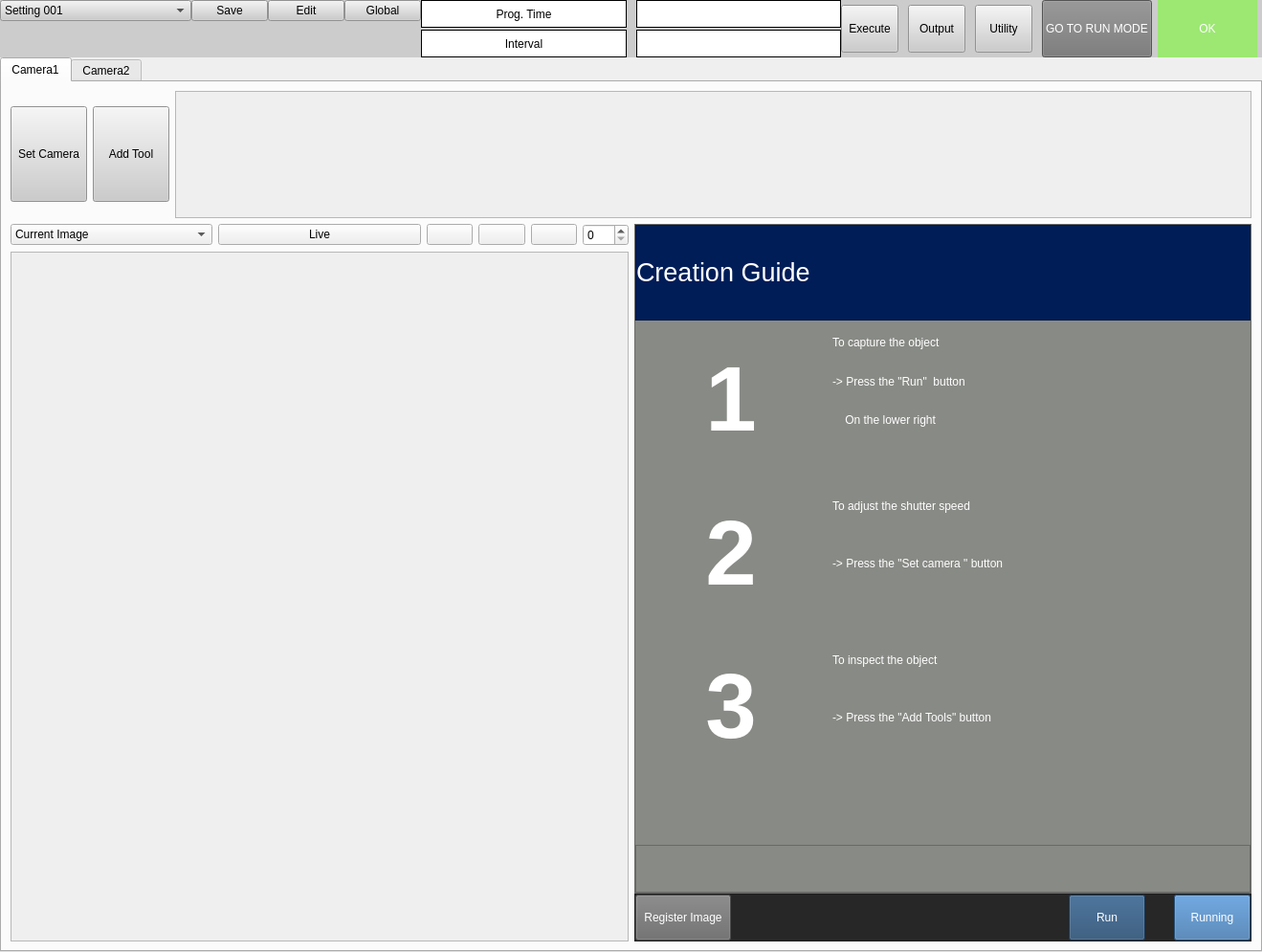
<?xml version="1.0" encoding="UTF-8"?>
<ui version="4.0">
 <class>Class_formMain</class>
 <widget class="QWidget" name="Class_formMain">
  <property name="geometry">
   <rect>
    <x>0</x>
    <y>0</y>
    <width>1319</width>
    <height>995</height>
   </rect>
  </property>
  <property name="windowTitle">
   <string>Form</string>
  </property>
  <layout class="QVBoxLayout" name="verticalLayout_2">
   <property name="spacing">
    <number>0</number>
   </property>
   <property name="leftMargin">
    <number>0</number>
   </property>
   <property name="topMargin">
    <number>0</number>
   </property>
   <property name="rightMargin">
    <number>0</number>
   </property>
   <property name="bottomMargin">
    <number>0</number>
   </property>
   <item>
    <layout class="QVBoxLayout" name="verticalLayout">
     <property name="spacing">
      <number>0</number>
     </property>
     <property name="topMargin">
      <number>0</number>
     </property>
     <property name="bottomMargin">
      <number>0</number>
     </property>
     <item>
      <widget class="QFrame" name="frame_mainSettingGeneral_ModGuiMain">
       <property name="maximumSize">
        <size>
         <width>16777215</width>
         <height>60</height>
        </size>
       </property>
       <property name="styleSheet">
        <string notr="true">background-color: rgb(204, 204, 204);</string>
       </property>
       <layout class="QHBoxLayout" name="horizontalLayout_2">
        <property name="spacing">
         <number>0</number>
        </property>
        <property name="leftMargin">
         <number>0</number>
        </property>
        <property name="topMargin">
         <number>0</number>
        </property>
        <property name="rightMargin">
         <number>0</number>
        </property>
        <property name="bottomMargin">
         <number>0</number>
        </property>
        <item>
         <layout class="QVBoxLayout" name="verticalLayout_14">
          <property name="bottomMargin">
           <number>0</number>
          </property>
          <item>
           <layout class="QHBoxLayout" name="horizontalLayout_15">
            <item>
             <widget class="QComboBox" name="combox_setProgram_ModGuiMain">
              <property name="minimumSize">
               <size>
                <width>200</width>
                <height>0</height>
               </size>
              </property>
              <item>
               <property name="text">
                <string>Setting 001</string>
               </property>
              </item>
             </widget>
            </item>
            <item>
             <widget class="QPushButton" name="btn_saveProgram_ModGuiMain">
              <property name="text">
               <string>Save</string>
              </property>
             </widget>
            </item>
            <item>
             <widget class="QPushButton" name="btn_editProgram_ModGuiMain">
              <property name="text">
               <string>Edit</string>
              </property>
             </widget>
            </item>
            <item>
             <widget class="QPushButton" name="btn_Global_ModGuiMain">
              <property name="text">
               <string>Global</string>
              </property>
             </widget>
            </item>
           </layout>
          </item>
          <item>
           <spacer name="verticalSpacer">
            <property name="orientation">
             <enum>Qt::Vertical</enum>
            </property>
            <property name="sizeHint" stdset="0">
             <size>
              <width>20</width>
              <height>40</height>
             </size>
            </property>
           </spacer>
          </item>
         </layout>
        </item>
        <item>
         <layout class="QHBoxLayout" name="horizontalLayout_6">
          <property name="leftMargin">
           <number>0</number>
          </property>
          <item>
           <layout class="QVBoxLayout" name="verticalLayout_13">
            <property name="spacing">
             <number>2</number>
            </property>
            <item>
             <widget class="QLabel" name="lab_ProgramTime_mainSettingGeneral_ModGuiMain">
              <property name="styleSheet">
               <string notr="true">background-color: rgb(255, 255, 255);</string>
              </property>
              <property name="frameShape">
               <enum>QFrame::Box</enum>
              </property>
              <property name="text">
               <string>Prog. Time</string>
              </property>
              <property name="alignment">
               <set>Qt::AlignCenter</set>
              </property>
             </widget>
            </item>
            <item>
             <widget class="QLabel" name="lab_Interval_mainSettingGeneral_ModGuiMain">
              <property name="styleSheet">
               <string notr="true">background-color: rgb(255, 255, 255);</string>
              </property>
              <property name="frameShape">
               <enum>QFrame::Box</enum>
              </property>
              <property name="text">
               <string>Interval</string>
              </property>
              <property name="alignment">
               <set>Qt::AlignCenter</set>
              </property>
             </widget>
            </item>
           </layout>
          </item>
          <item>
           <spacer name="horizontalSpacer">
            <property name="orientation">
             <enum>Qt::Horizontal</enum>
            </property>
            <property name="sizeType">
             <enum>QSizePolicy::Fixed</enum>
            </property>
            <property name="sizeHint" stdset="0">
             <size>
              <width>10</width>
              <height>20</height>
             </size>
            </property>
           </spacer>
          </item>
          <item>
           <layout class="QVBoxLayout" name="verticalLayout_5">
            <property name="spacing">
             <number>2</number>
            </property>
            <item>
             <widget class="QLabel" name="lab_showProgramTime_mainSettingGeneral_ModGuiMain">
              <property name="styleSheet">
               <string notr="true">background-color: rgb(255, 255, 255);</string>
              </property>
              <property name="frameShape">
               <enum>QFrame::Box</enum>
              </property>
              <property name="text">
               <string/>
              </property>
              <property name="alignment">
               <set>Qt::AlignCenter</set>
              </property>
             </widget>
            </item>
            <item>
             <widget class="QLabel" name="lab_showInterval_mainSettingGeneral_ModGuiMain">
              <property name="styleSheet">
               <string notr="true">background-color: rgb(255, 255, 255);</string>
              </property>
              <property name="frameShape">
               <enum>QFrame::Box</enum>
              </property>
              <property name="text">
               <string/>
              </property>
              <property name="alignment">
               <set>Qt::AlignCenter</set>
              </property>
             </widget>
            </item>
           </layout>
          </item>
         </layout>
        </item>
        <item>
         <layout class="QHBoxLayout" name="horizontalLayout_14">
          <property name="spacing">
           <number>10</number>
          </property>
          <item>
           <widget class="QPushButton" name="btn_Execute_mainSettingGeneral_ModGuiMain">
            <property name="minimumSize">
             <size>
              <width>0</width>
              <height>50</height>
             </size>
            </property>
            <property name="maximumSize">
             <size>
              <width>60</width>
              <height>16777215</height>
             </size>
            </property>
            <property name="text">
             <string>Execute</string>
            </property>
           </widget>
          </item>
          <item>
           <widget class="QPushButton" name="btn_Output_mainSettingGeneral_ModGuiMain">
            <property name="minimumSize">
             <size>
              <width>0</width>
              <height>50</height>
             </size>
            </property>
            <property name="maximumSize">
             <size>
              <width>60</width>
              <height>16777215</height>
             </size>
            </property>
            <property name="text">
             <string>Output</string>
            </property>
           </widget>
          </item>
          <item>
           <widget class="QPushButton" name="btn_Utility">
            <property name="minimumSize">
             <size>
              <width>0</width>
              <height>50</height>
             </size>
            </property>
            <property name="maximumSize">
             <size>
              <width>60</width>
              <height>16777215</height>
             </size>
            </property>
            <property name="text">
             <string>Utility</string>
            </property>
           </widget>
          </item>
          <item>
           <layout class="QHBoxLayout" name="horizontalLayout_16">
            <property name="spacing">
             <number>6</number>
            </property>
            <property name="rightMargin">
             <number>5</number>
            </property>
            <item>
             <widget class="QPushButton" name="btn_GotoRunMode_mainSettingGeneral_ModGuiMain">
              <property name="minimumSize">
               <size>
                <width>90</width>
                <height>60</height>
               </size>
              </property>
              <property name="autoFillBackground">
               <bool>false</bool>
              </property>
              <property name="styleSheet">
               <string notr="true">background-color: rgb(117, 117, 117);
color: rgb(255, 255, 255);</string>
              </property>
              <property name="text">
               <string>GO TO RUN MODE</string>
              </property>
             </widget>
            </item>
            <item>
             <widget class="QLabel" name="lab_showStatusChecking_mainSettingGeneral_ModGuiMain">
              <property name="minimumSize">
               <size>
                <width>70</width>
                <height>0</height>
               </size>
              </property>
              <property name="autoFillBackground">
               <bool>false</bool>
              </property>
              <property name="styleSheet">
               <string notr="true">color: rgb(255, 255, 255);
background-color: rgb(156, 232, 115);
font: 28pt &quot;Waree&quot;;
</string>
              </property>
              <property name="text">
               <string>OK</string>
              </property>
              <property name="textFormat">
               <enum>Qt::PlainText</enum>
              </property>
              <property name="alignment">
               <set>Qt::AlignCenter</set>
              </property>
             </widget>
            </item>
           </layout>
          </item>
         </layout>
        </item>
       </layout>
      </widget>
     </item>
     <item>
      <layout class="QHBoxLayout" name="horizontalLayout">
       <item>
        <widget class="QTabWidget" name="tab_MainCamera">
         <property name="currentIndex">
          <number>0</number>
         </property>
         <widget class="QWidget" name="tab_MainCamera_1">
          <attribute name="title">
           <string>Camera1</string>
          </attribute>
          <layout class="QHBoxLayout" name="horizontalLayout_3">
           <item>
            <layout class="QVBoxLayout" name="v_tabMainCam1">
             <property name="topMargin">
              <number>0</number>
             </property>
             <property name="bottomMargin">
              <number>0</number>
             </property>
             <item>
              <layout class="QHBoxLayout" name="h_tabMainCam1">
               <item>
                <widget class="QPushButton" name="btn_setCamera_ModGuiMain">
                 <property name="minimumSize">
                  <size>
                   <width>80</width>
                   <height>100</height>
                  </size>
                 </property>
                 <property name="maximumSize">
                  <size>
                   <width>200</width>
                   <height>16777215</height>
                  </size>
                 </property>
                 <property name="styleSheet">
                  <string notr="true">background-color: rgb(204, 204, 204);</string>
                 </property>
                 <property name="text">
                  <string>Set Camera</string>
                 </property>
                </widget>
               </item>
               <item>
                <widget class="QPushButton" name="btn_addTool_ModGuiMain">
                 <property name="minimumSize">
                  <size>
                   <width>80</width>
                   <height>100</height>
                  </size>
                 </property>
                 <property name="styleSheet">
                  <string notr="true">background-color: rgb(204, 204, 204);</string>
                 </property>
                 <property name="text">
                  <string>Add Tool</string>
                 </property>
                </widget>
               </item>
               <item>
                <layout class="QHBoxLayout" name="h_scrollShowTool">
                 <item>
                  <widget class="QScrollArea" name="scroll_ShowTool_ModGuiMain">
                   <property name="maximumSize">
                    <size>
                     <width>16777215</width>
                     <height>200</height>
                    </size>
                   </property>
                   <property name="widgetResizable">
                    <bool>true</bool>
                   </property>
                   <widget class="QWidget" name="scrollAreaWidgetContents_2">
                    <property name="geometry">
                     <rect>
                      <x>0</x>
                      <y>0</y>
                      <width>1107</width>
                      <height>110</height>
                     </rect>
                    </property>
                   </widget>
                  </widget>
                 </item>
                </layout>
               </item>
              </layout>
             </item>
             <item>
              <layout class="QHBoxLayout" name="h_showCam_setupTool">
               <property name="leftMargin">
                <number>0</number>
               </property>
               <property name="bottomMargin">
                <number>0</number>
               </property>
               <item>
                <layout class="QVBoxLayout" name="v_showCam">
                 <property name="topMargin">
                  <number>0</number>
                 </property>
                 <property name="bottomMargin">
                  <number>0</number>
                 </property>
                 <item>
                  <layout class="QHBoxLayout" name="h_showCam_setupShow">
                   <item>
                    <widget class="QComboBox" name="combox_selectCam_ModGuiMain">
                     <item>
                      <property name="text">
                       <string>Current Image</string>
                      </property>
                     </item>
                    </widget>
                   </item>
                   <item>
                    <widget class="QPushButton" name="btn_live_ModGuiMain">
                     <property name="text">
                      <string>Live</string>
                     </property>
                    </widget>
                   </item>
                   <item>
                    <layout class="QHBoxLayout" name="h_showCam_setupShow_zoom">
                     <item>
                      <widget class="QPushButton" name="btn_zoomOut_ModGuiMain">
                       <property name="text">
                        <string/>
                       </property>
                      </widget>
                     </item>
                     <item>
                      <widget class="QPushButton" name="btn_zoomIn_ModGuiMain">
                       <property name="text">
                        <string/>
                       </property>
                      </widget>
                     </item>
                     <item>
                      <widget class="QPushButton" name="btn_zoomNormal_ModGuiMain">
                       <property name="text">
                        <string/>
                       </property>
                      </widget>
                     </item>
                     <item>
                      <widget class="QSpinBox" name="spbox_setPercentZoom_ModGuiMain">
                       <property name="maximum">
                        <number>100</number>
                       </property>
                       <property name="singleStep">
                        <number>10</number>
                       </property>
                      </widget>
                     </item>
                    </layout>
                   </item>
                  </layout>
                 </item>
                 <item>
                  <layout class="QVBoxLayout" name="v_showCam_areaShow">
                   <property name="spacing">
                    <number>0</number>
                   </property>
                   <item>
                    <widget class="QScrollArea" name="scroll_ShowImgae_ModGuiMain">
                     <property name="widgetResizable">
                      <bool>true</bool>
                     </property>
                     <widget class="QWidget" name="scrollAreaWidgetContents_3">
                      <property name="geometry">
                       <rect>
                        <x>0</x>
                        <y>0</y>
                        <width>636</width>
                        <height>714</height>
                       </rect>
                      </property>
                     </widget>
                    </widget>
                   </item>
                  </layout>
                 </item>
                </layout>
               </item>
               <item>
                <layout class="QVBoxLayout" name="v_setupTool">
                 <property name="spacing">
                  <number>0</number>
                 </property>
                 <item>
                  <layout class="QVBoxLayout" name="v_setupTool_detail">
                   <item>
                    <widget class="QFrame" name="frame_setupToolDetail_ModGuiMain_1">
                     <property name="sizePolicy">
                      <sizepolicy hsizetype="Preferred" vsizetype="Fixed">
                       <horstretch>0</horstretch>
                       <verstretch>0</verstretch>
                      </sizepolicy>
                     </property>
                     <property name="minimumSize">
                      <size>
                       <width>400</width>
                       <height>700</height>
                      </size>
                     </property>
                     <property name="styleSheet">
                      <string notr="true">background-color: rgb(136, 138, 133);
</string>
                     </property>
                     <property name="frameShape">
                      <enum>QFrame::StyledPanel</enum>
                     </property>
                     <property name="frameShadow">
                      <enum>QFrame::Raised</enum>
                     </property>
                     <layout class="QHBoxLayout" name="horizontalLayout_29">
                      <property name="leftMargin">
                       <number>0</number>
                      </property>
                      <property name="topMargin">
                       <number>0</number>
                      </property>
                      <property name="rightMargin">
                       <number>0</number>
                      </property>
                      <property name="bottomMargin">
                       <number>0</number>
                      </property>
                      <item>
                       <layout class="QVBoxLayout" name="v_frame_setupTool_detail">
                        <item>
                         <widget class="QWidget" name="verticalWidget" native="true">
                          <layout class="QVBoxLayout" name="verticalLayout_10">
                           <property name="leftMargin">
                            <number>0</number>
                           </property>
                           <property name="topMargin">
                            <number>0</number>
                           </property>
                           <property name="rightMargin">
                            <number>0</number>
                           </property>
                           <property name="bottomMargin">
                            <number>20</number>
                           </property>
                           <item>
                            <widget class="QFrame" name="frame_setupToolTitlel_ModGuiMain">
                             <property name="sizePolicy">
                              <sizepolicy hsizetype="Preferred" vsizetype="Fixed">
                               <horstretch>0</horstretch>
                               <verstretch>0</verstretch>
                              </sizepolicy>
                             </property>
                             <property name="minimumSize">
                              <size>
                               <width>0</width>
                               <height>100</height>
                              </size>
                             </property>
                             <property name="styleSheet">
                              <string notr="true">background-color: rgb(0, 29, 88);
color: rgb(255, 255, 255);</string>
                             </property>
                             <property name="frameShape">
                              <enum>QFrame::StyledPanel</enum>
                             </property>
                             <property name="frameShadow">
                              <enum>QFrame::Raised</enum>
                             </property>
                             <layout class="QVBoxLayout" name="verticalLayout_15">
                              <property name="leftMargin">
                               <number>0</number>
                              </property>
                              <property name="topMargin">
                               <number>0</number>
                              </property>
                              <property name="rightMargin">
                               <number>0</number>
                              </property>
                              <property name="bottomMargin">
                               <number>0</number>
                              </property>
                              <item>
                               <widget class="QLabel" name="lab_CreateGui">
                                <property name="text">
                                 <string>&lt;html&gt;&lt;head/&gt;&lt;body&gt;&lt;p&gt;&lt;span style=&quot; font-size:20pt;&quot;&gt;Creation Guide&lt;/span&gt;&lt;/p&gt;&lt;/body&gt;&lt;/html&gt;</string>
                                </property>
                               </widget>
                              </item>
                             </layout>
                            </widget>
                           </item>
                           <item>
                            <layout class="QHBoxLayout" name="horizontalLayout_5">
                             <property name="rightMargin">
                              <number>0</number>
                             </property>
                             <item>
                              <widget class="QLabel" name="label">
                               <property name="minimumSize">
                                <size>
                                 <width>200</width>
                                 <height>0</height>
                                </size>
                               </property>
                               <property name="maximumSize">
                                <size>
                                 <width>200</width>
                                 <height>16777215</height>
                                </size>
                               </property>
                               <property name="styleSheet">
                                <string notr="true">color: rgb(255, 255, 255);</string>
                               </property>
                               <property name="text">
                                <string>&lt;html&gt;&lt;head/&gt;&lt;body&gt;&lt;p align=&quot;center&quot;&gt;&lt;span style=&quot; font-size:72pt; font-weight:600;&quot;&gt;1&lt;/span&gt;&lt;/p&gt;&lt;/body&gt;&lt;/html&gt;</string>
                               </property>
                              </widget>
                             </item>
                             <item>
                              <layout class="QVBoxLayout" name="verticalLayout_6">
                               <item>
                                <widget class="QLabel" name="lab11">
                                 <property name="styleSheet">
                                  <string notr="true">color: rgb(255, 255, 255);</string>
                                 </property>
                                 <property name="text">
                                  <string>To capture the object</string>
                                 </property>
                                </widget>
                               </item>
                               <item>
                                <widget class="QLabel" name="lab12">
                                 <property name="styleSheet">
                                  <string notr="true">color: rgb(255, 255, 255);</string>
                                 </property>
                                 <property name="text">
                                  <string>-&gt; Press the &quot;Run&quot;  button</string>
                                 </property>
                                </widget>
                               </item>
                               <item>
                                <widget class="QLabel" name="lab13">
                                 <property name="styleSheet">
                                  <string notr="true">color: rgb(255, 255, 255);</string>
                                 </property>
                                 <property name="text">
                                  <string>    On the lower right</string>
                                 </property>
                                </widget>
                               </item>
                               <item>
                                <spacer name="verticalSpacer_4">
                                 <property name="orientation">
                                  <enum>Qt::Vertical</enum>
                                 </property>
                                 <property name="sizeType">
                                  <enum>QSizePolicy::Minimum</enum>
                                 </property>
                                 <property name="sizeHint" stdset="0">
                                  <size>
                                   <width>20</width>
                                   <height>40</height>
                                  </size>
                                 </property>
                                </spacer>
                               </item>
                              </layout>
                             </item>
                             <item>
                              <spacer name="horizontalSpacer_2">
                               <property name="orientation">
                                <enum>Qt::Horizontal</enum>
                               </property>
                               <property name="sizeType">
                                <enum>QSizePolicy::Minimum</enum>
                               </property>
                               <property name="sizeHint" stdset="0">
                                <size>
                                 <width>40</width>
                                 <height>20</height>
                                </size>
                               </property>
                              </spacer>
                             </item>
                            </layout>
                           </item>
                           <item>
                            <layout class="QHBoxLayout" name="horizontalLayout_8">
                             <item>
                              <widget class="QLabel" name="lab2">
                               <property name="minimumSize">
                                <size>
                                 <width>200</width>
                                 <height>0</height>
                                </size>
                               </property>
                               <property name="maximumSize">
                                <size>
                                 <width>200</width>
                                 <height>16777215</height>
                                </size>
                               </property>
                               <property name="styleSheet">
                                <string notr="true">color: rgb(255, 255, 255);</string>
                               </property>
                               <property name="text">
                                <string>&lt;html&gt;&lt;head/&gt;&lt;body&gt;&lt;p align=&quot;center&quot;&gt;&lt;span style=&quot; font-size:72pt; font-weight:600;&quot;&gt;2&lt;/span&gt;&lt;/p&gt;&lt;/body&gt;&lt;/html&gt;</string>
                               </property>
                              </widget>
                             </item>
                             <item>
                              <layout class="QVBoxLayout" name="verticalLayout_7">
                               <item>
                                <widget class="QLabel" name="lab22">
                                 <property name="styleSheet">
                                  <string notr="true">color: rgb(255, 255, 255);</string>
                                 </property>
                                 <property name="text">
                                  <string>To adjust the shutter speed</string>
                                 </property>
                                </widget>
                               </item>
                               <item>
                                <widget class="QLabel" name="lab21">
                                 <property name="styleSheet">
                                  <string notr="true">color: rgb(255, 255, 255);</string>
                                 </property>
                                 <property name="text">
                                  <string>-&gt; Press the &quot;Set camera &quot; button</string>
                                 </property>
                                </widget>
                               </item>
                               <item>
                                <spacer name="verticalSpacer_3">
                                 <property name="orientation">
                                  <enum>Qt::Vertical</enum>
                                 </property>
                                 <property name="sizeType">
                                  <enum>QSizePolicy::Minimum</enum>
                                 </property>
                                 <property name="sizeHint" stdset="0">
                                  <size>
                                   <width>20</width>
                                   <height>40</height>
                                  </size>
                                 </property>
                                </spacer>
                               </item>
                              </layout>
                             </item>
                             <item>
                              <spacer name="horizontalSpacer_5">
                               <property name="orientation">
                                <enum>Qt::Horizontal</enum>
                               </property>
                               <property name="sizeType">
                                <enum>QSizePolicy::Minimum</enum>
                               </property>
                               <property name="sizeHint" stdset="0">
                                <size>
                                 <width>40</width>
                                 <height>20</height>
                                </size>
                               </property>
                              </spacer>
                             </item>
                            </layout>
                           </item>
                           <item>
                            <layout class="QHBoxLayout" name="horizontalLayout_9">
                             <property name="rightMargin">
                              <number>0</number>
                             </property>
                             <item>
                              <widget class="QLabel" name="lab3">
                               <property name="minimumSize">
                                <size>
                                 <width>200</width>
                                 <height>0</height>
                                </size>
                               </property>
                               <property name="maximumSize">
                                <size>
                                 <width>200</width>
                                 <height>16777215</height>
                                </size>
                               </property>
                               <property name="styleSheet">
                                <string notr="true">color: rgb(255, 255, 255);</string>
                               </property>
                               <property name="text">
                                <string>&lt;html&gt;&lt;head/&gt;&lt;body&gt;&lt;p align=&quot;center&quot;&gt;&lt;span style=&quot; font-size:72pt; font-weight:600;&quot;&gt;3&lt;/span&gt;&lt;/p&gt;&lt;/body&gt;&lt;/html&gt;</string>
                               </property>
                              </widget>
                             </item>
                             <item>
                              <layout class="QVBoxLayout" name="verticalLayout_8">
                               <item>
                                <widget class="QLabel" name="lab32">
                                 <property name="styleSheet">
                                  <string notr="true">color: rgb(255, 255, 255);</string>
                                 </property>
                                 <property name="text">
                                  <string>To inspect the object</string>
                                 </property>
                                </widget>
                               </item>
                               <item>
                                <widget class="QLabel" name="lab31">
                                 <property name="styleSheet">
                                  <string notr="true">color: rgb(255, 255, 255);</string>
                                 </property>
                                 <property name="text">
                                  <string>-&gt; Press the &quot;Add Tools&quot; button</string>
                                 </property>
                                </widget>
                               </item>
                               <item>
                                <spacer name="verticalSpacer_2">
                                 <property name="orientation">
                                  <enum>Qt::Vertical</enum>
                                 </property>
                                 <property name="sizeType">
                                  <enum>QSizePolicy::Maximum</enum>
                                 </property>
                                 <property name="sizeHint" stdset="0">
                                  <size>
                                   <width>20</width>
                                   <height>40</height>
                                  </size>
                                 </property>
                                </spacer>
                               </item>
                              </layout>
                             </item>
                             <item>
                              <spacer name="horizontalSpacer_6">
                               <property name="orientation">
                                <enum>Qt::Horizontal</enum>
                               </property>
                               <property name="sizeHint" stdset="0">
                                <size>
                                 <width>40</width>
                                 <height>20</height>
                                </size>
                               </property>
                              </spacer>
                             </item>
                            </layout>
                           </item>
                           <item>
                            <spacer name="verticalSpacer_5">
                             <property name="orientation">
                              <enum>Qt::Vertical</enum>
                             </property>
                             <property name="sizeType">
                              <enum>QSizePolicy::Minimum</enum>
                             </property>
                             <property name="sizeHint" stdset="0">
                              <size>
                               <width>20</width>
                               <height>40</height>
                              </size>
                             </property>
                            </spacer>
                           </item>
                          </layout>
                         </widget>
                        </item>
                        <item>
                         <widget class="QFrame" name="frame_setupToolBtnEdit_ModGuiMain">
                          <property name="sizePolicy">
                           <sizepolicy hsizetype="Preferred" vsizetype="Fixed">
                            <horstretch>0</horstretch>
                            <verstretch>0</verstretch>
                           </sizepolicy>
                          </property>
                          <property name="minimumSize">
                           <size>
                            <width>0</width>
                            <height>50</height>
                           </size>
                          </property>
                          <property name="frameShape">
                           <enum>QFrame::StyledPanel</enum>
                          </property>
                          <property name="frameShadow">
                           <enum>QFrame::Raised</enum>
                          </property>
                          <layout class="QHBoxLayout" name="horizontalLayout_40"/>
                         </widget>
                        </item>
                       </layout>
                      </item>
                     </layout>
                    </widget>
                   </item>
                  </layout>
                 </item>
                 <item>
                  <layout class="QHBoxLayout" name="horizontalLayout_7">
                   <item>
                    <widget class="QFrame" name="frame_BtnRun_ModGuiMain">
                     <property name="sizePolicy">
                      <sizepolicy hsizetype="Expanding" vsizetype="Fixed">
                       <horstretch>0</horstretch>
                       <verstretch>0</verstretch>
                      </sizepolicy>
                     </property>
                     <property name="minimumSize">
                      <size>
                       <width>0</width>
                       <height>50</height>
                      </size>
                     </property>
                     <property name="styleSheet">
                      <string notr="true">background-color: rgb(0, 0, 0);
background-color: rgb(39, 39, 39);</string>
                     </property>
                     <property name="frameShape">
                      <enum>QFrame::StyledPanel</enum>
                     </property>
                     <property name="frameShadow">
                      <enum>QFrame::Raised</enum>
                     </property>
                     <layout class="QHBoxLayout" name="horizontalLayout_18">
                      <property name="spacing">
                       <number>0</number>
                      </property>
                      <property name="leftMargin">
                       <number>0</number>
                      </property>
                      <property name="topMargin">
                       <number>0</number>
                      </property>
                      <property name="rightMargin">
                       <number>0</number>
                      </property>
                      <property name="bottomMargin">
                       <number>0</number>
                      </property>
                      <item>
                       <layout class="QHBoxLayout" name="horizontalLayout_17">
                        <property name="spacing">
                         <number>20</number>
                        </property>
                        <item>
                         <widget class="QPushButton" name="btn_RegisterImage_ModGuiMain">
                          <property name="minimumSize">
                           <size>
                            <width>100</width>
                            <height>0</height>
                           </size>
                          </property>
                          <property name="maximumSize">
                           <size>
                            <width>150</width>
                            <height>60</height>
                           </size>
                          </property>
                          <property name="styleSheet">
                           <string notr="true">color: rgb(255, 255, 255);
background-color: rgb(106, 106, 106);</string>
                          </property>
                          <property name="text">
                           <string>Register Image</string>
                          </property>
                         </widget>
                        </item>
                        <item>
                         <spacer name="horizontalSpacer_3">
                          <property name="orientation">
                           <enum>Qt::Horizontal</enum>
                          </property>
                          <property name="sizeHint" stdset="0">
                           <size>
                            <width>40</width>
                            <height>20</height>
                           </size>
                          </property>
                         </spacer>
                        </item>
                        <item>
                         <widget class="QPushButton" name="btn_Run_ModGuiMain">
                          <property name="minimumSize">
                           <size>
                            <width>80</width>
                            <height>0</height>
                           </size>
                          </property>
                          <property name="maximumSize">
                           <size>
                            <width>100</width>
                            <height>60</height>
                           </size>
                          </property>
                          <property name="styleSheet">
                           <string notr="true">color: rgb(255, 255, 255);
background-color: rgb(37, 75, 113);</string>
                          </property>
                          <property name="text">
                           <string>Run</string>
                          </property>
                         </widget>
                        </item>
                        <item>
                         <spacer name="horizontalSpacer_4">
                          <property name="orientation">
                           <enum>Qt::Horizontal</enum>
                          </property>
                          <property name="sizeType">
                           <enum>QSizePolicy::Fixed</enum>
                          </property>
                          <property name="sizeHint" stdset="0">
                           <size>
                            <width>10</width>
                            <height>20</height>
                           </size>
                          </property>
                         </spacer>
                        </item>
                        <item>
                         <widget class="QPushButton" name="btn_Running_ModGuiMain">
                          <property name="maximumSize">
                           <size>
                            <width>100</width>
                            <height>60</height>
                           </size>
                          </property>
                          <property name="styleSheet">
                           <string notr="true">color: rgb(255, 255, 255);
background-color: rgb(56, 112, 168);</string>
                          </property>
                          <property name="text">
                           <string>Running</string>
                          </property>
                         </widget>
                        </item>
                       </layout>
                      </item>
                     </layout>
                    </widget>
                   </item>
                  </layout>
                 </item>
                </layout>
               </item>
              </layout>
             </item>
            </layout>
           </item>
          </layout>
         </widget>
         <widget class="QWidget" name="tab_MainCamera_2">
          <attribute name="title">
           <string>Camera2</string>
          </attribute>
          <layout class="QVBoxLayout" name="verticalLayout_25">
           <item>
            <layout class="QVBoxLayout" name="verticalLayout_24"/>
           </item>
          </layout>
         </widget>
        </widget>
       </item>
      </layout>
     </item>
    </layout>
   </item>
  </layout>
 </widget>
 <resources/>
 <connections/>
</ui>
